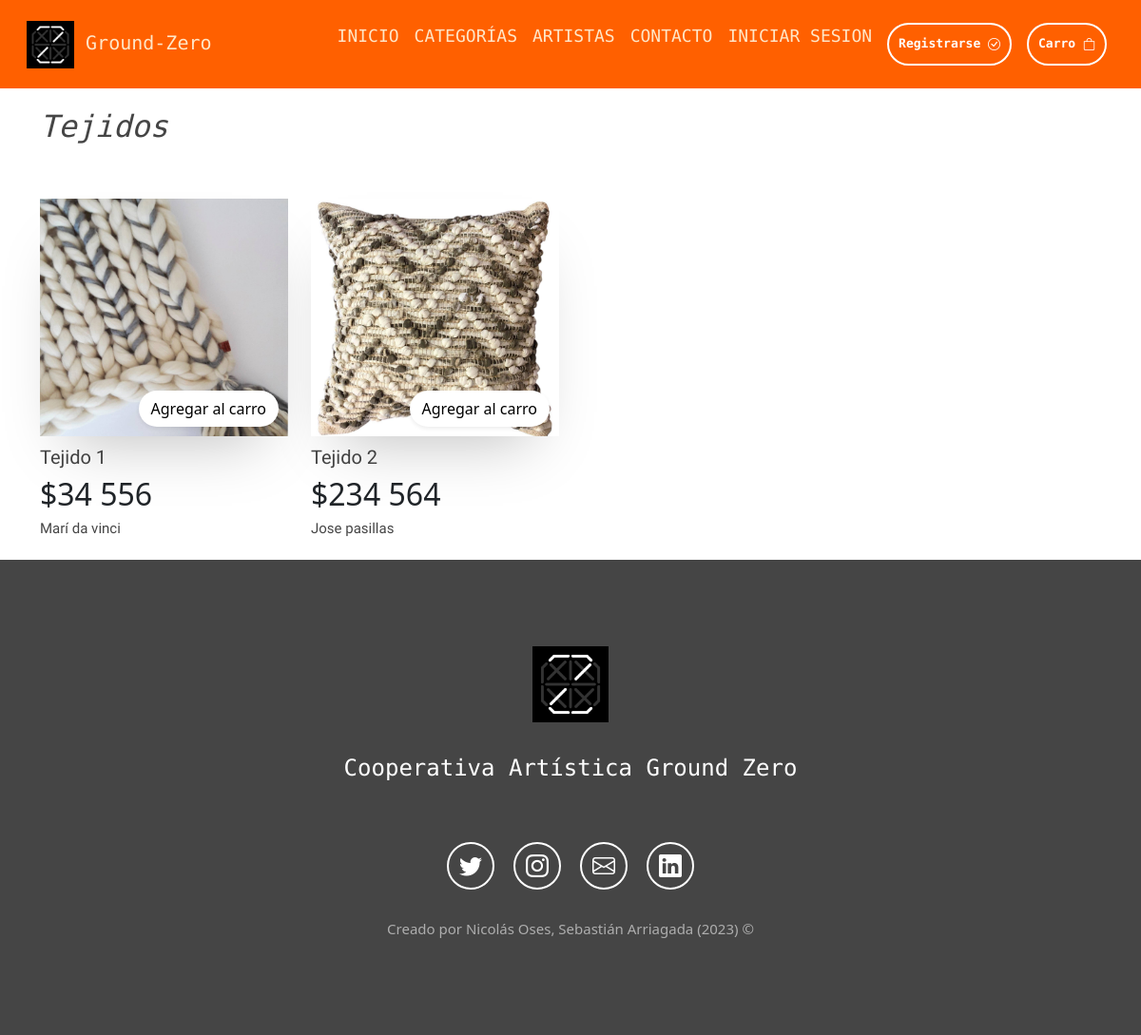
The page /tejidos/ on the database its author committed.
### aplicacion/models.py (models this page shows, shortened)
class Obra(models.Model):
    titulo            = models.CharField(max_length=50)
    precio            = models.IntegerField()
    descripcion       = models.TextField()
    fecha_publicacion = models.DateField()
    imagen            = models.ImageField(upload_to="productos", null = True)
    url               = models.CharField(max_length=50, blank=True, null= True)
    categoria         = models.ForeignKey(Categoria, on_delete = models.PROTECT)
    artista           = models.ForeignKey(Artista, on_delete = models.PROTECT)

class Artista(models.Model):
  rut              = models.CharField(primary_key=True, max_length=10)
  nombre           = models.CharField(max_length=20)
  apellido_paterno = models.CharField(max_length=20)
  apellido_materno = models.CharField(max_length=20)
  fecha_nacimiento = models.DateField(blank=False, null=False)
  telefono         = models.CharField(max_length=20)
  email            = models.EmailField(unique=True, max_length=80, blank=True, null=True)
  direccion        = models.CharField(max_length=80, blank=True, null=True)
  activo           = models.BooleanField()
  def __str__(self):
    return str(self.nombre)+" "+str(self.apellido_paterno)

### aplicacion/views.py (the view)
# urls.py: path('tejidos/', views.tejidos, name='tejidos'),
def tejidos(request):
    tejidos = Obra.objects.raw('SELECT * FROM aplicacion_obra WHERE categoria_id = 3')
    data = {
        'tejidos': tejidos
    }
    return render(request, 'app/plantillas/categorias/tejidos.html', data)

### aplicacion/context_processor.py (called while the page is built)
def total_carrito(request):
    total = 0
    cantidadTotal = 0
    if request.user.is_authenticated:
        if 'carrito' in request.session.keys():
            for key, value in request.session['carrito'].items():
                total += int(value['acumulado'])
                cantidadTotal += int(value['cantidad'])
    return {'total_carrito': total, 'cantidad_total': cantidadTotal}

### aplicacion/templates/app/plantillas/categorias/tejidos.html (shortened to what this page needs)
{% extends 'app/base.html' %}
{% load static %}
{% load humanize %}
{% block contenido %}
<section>
  <div class="container mt-3">
    <div class="row mb-5">
      <h2 class="obras-sub-title">Tejidos</h2>
    </div>
    <div class="row mb-3">
      {% for t in tejidos %}
      <div class="col-12 col-md-3">
        <div class="product-box">
          <div class="product-inner-box position-relative obras-zoom">
            {% if t.imagen %}
            <a href="{% url 'detalle_producto' t.id %}">
              <img src="{{ t.imagen.url }}" alt="Pintura" class="img-fluid">
            </a>
            {% else %}
            <img src="{% static 'app/img/logo/logo.png'%}" alt="" class="img-fluid">
            {% endif %}
            <div class="cart-btn">
              <button class="btn btn-white shadow-sm rounded-pill">
                <a href="{% url 'agregar_carrito' t.id %}" style="text-decoration: none; color: black;">
                  Agregar al carro
                </a>
              </button>
            </div>
          </div>
          <div class="product-info">
            <div class="product-name">
              <h2>{{ t.titulo | title }}</h2>
            </div>
            <div class="precio">
              <h2>${{ t.precio | intcomma }}</h2>
            </div>
            <div class="artist-name">
              <h3>{{ t.artista | capfirst }}</h3>
            </div>
          </div>
        </div>
      </div>
      {% endfor %}
</section>
{% endblock %}

### aplicacion/static/app/css/style.css (style rules this page uses)
section { display: flex; flex-direction: column; align-items: center; justify-content: center; }
.product-inner-box img { box-shadow: 0 33px 61px -29px rgb(0 0 0 / 26%); height: 250px; width: 100%; object-fit: cover; }
.cart-btn { position:absolute; right: 10px; bottom: 10px; text-align:right; transition: all 0.2s ease-in-out; color: #454545; }
.cart-btn button { background-color: #fff; }
.product-name { text-align: left; font-family: 'Quicksand', sans-serif; color: #454545; margin-top: 10px; }
.product-name h2 { font-size: 20px; }
.artist-name { text-align: left; font-family: 'Quicksand', sans-serif; color: #454545; margin-top: 5px; }
.artist-name h3 { font-size: 15px; }
.obras-sub-title { font-family: 'Share Tech Mono', monospace; font-style: italic; color: #454545; margin-top: 5px; }
.obras-zoom { transition: transform .6s; margin: 0 auto; }

### rows shown on the page
Obra: imagen (picture), titulo "Tejido 1", precio "34 556", artista "Marí da vinci"
Obra: imagen (picture), titulo "Tejido 2", precio "234 564", artista "Jose pasillas"
